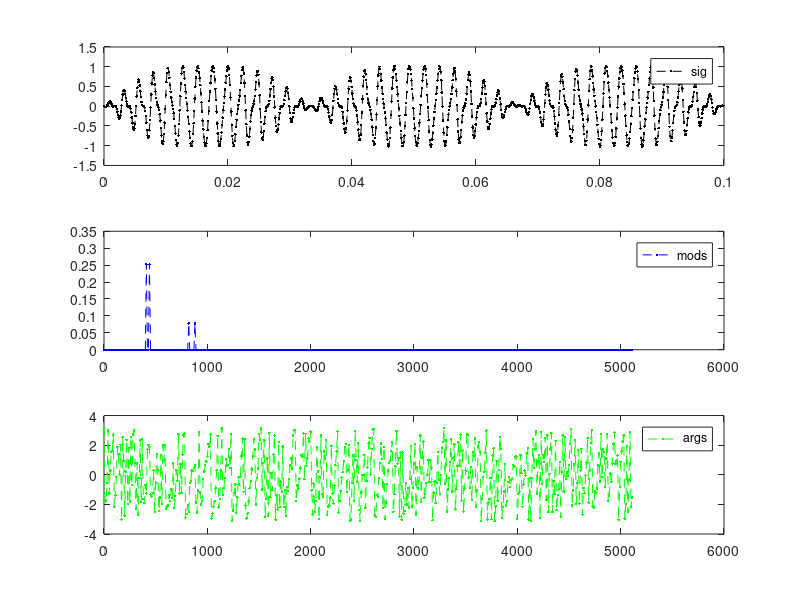
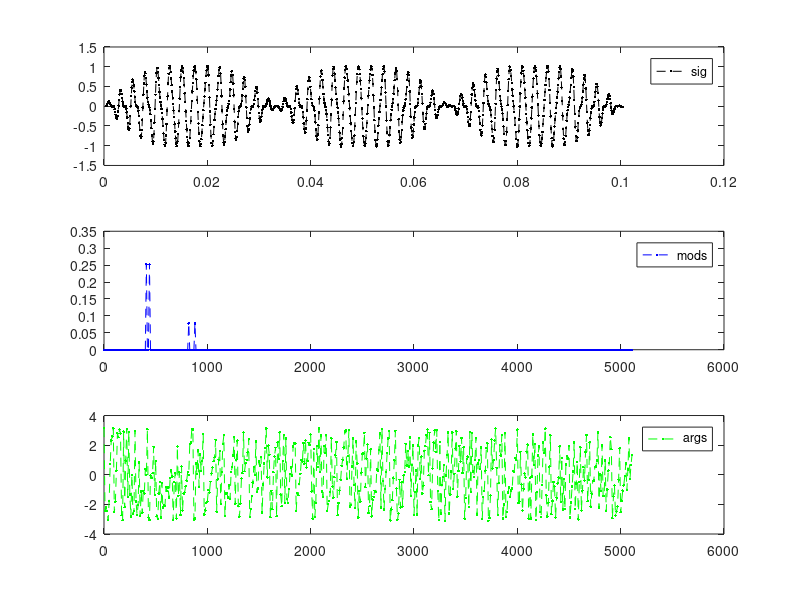
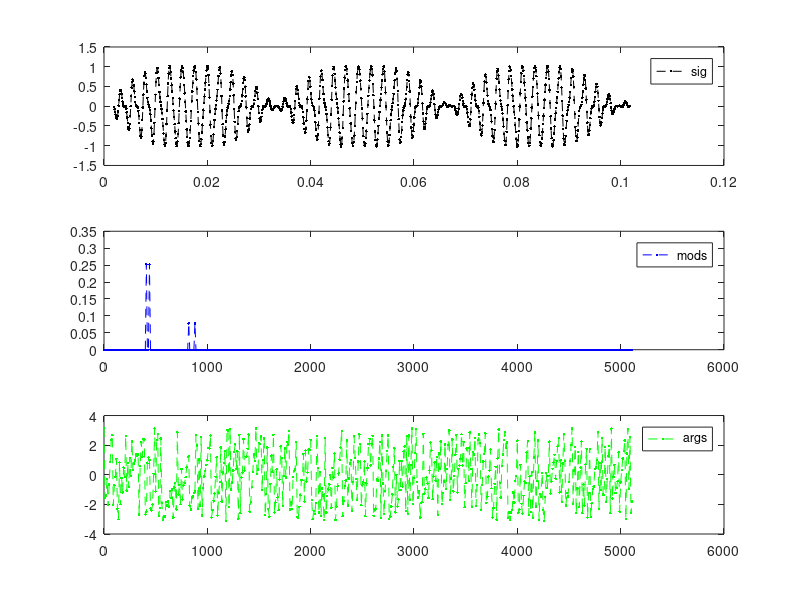

Write MATLAB code to recreate these figures, in order.
pkg load signal
clear all;
close all;
%graphics_toolkit("qt"); set in .octaverc
%{
forme du signal à synthétiser ie créneau sans symetrie
 ____
|    |
|<T1>|
     |________|
<      T      >      
A*T1 = B*(T-T1) => B = A*T1/(T-T1)
x(t,T1,T) = A*(rect((t-T1/2)/T1)-T1/(T-T1)*rect((t-(T+T1)/2)/(T-T1)))

TF{x(t-a,T,T1)}(f) = A*T1*exp(-i*2*pi*a*f) * 
                     {exp(-i*pi*T1*f)*sinc(pi*T1*f) - 
                      exp(-i*pi*(T-T1)*f)*sinc(pi*(T-T1)*f)}
%}

global Freqs=[410,440,470;
              520,560,590;
              610,640,670;
              710,740,770]';
nT  = 0.1;
N   = 1024;
Te = nT/N;
Fe  = 1/Te;

function idx=Freq2FftIndex(f,df,N)
  k = round(abs(f/df));
  if ( f>0 )
    idx = k+1;
  elseif ( f<0 )
    idx = N-k+1;
  else
    idx = 1;
  endif
endfunction  


% coefficients de la série de fourier
% A*(rect((t-T1/2)/T1)-T1/(T-T1)*rect((t-(T+T1)/2)/(T-T1)))
function an=an_coef(A,T1,T,n)
  an=sin(2*pi*n*T1/T)*A/(pi*n)*(T/(T-T1));
endfunction

function bn=bn_coef(A,T1,T,n)
  bn=-(cos(2*pi*n*T1/T)-1)*A/(pi*n)*(T/(T-T1));
endfunction 
%{
fonction de synthèse du signal
A    : amplitude
T1   : Partie positive ie T-T1 partie négative
T    : Periode
nTe  : vecteur temps
nmax : Nombre max d'harmoniques
%}
function s=synth(A,T1,T,nTe,nmax)  
  s = zeros(length(nTe),1);
  for k=1:nmax
    s += an_coef(A,T1,T,k)*cos(2*pi*k*nTe/T) + bn_coef(A,T1,T,k)*sin(2*pi*k*nTe/T);
  endfor    
endfunction

function [nTe,y]=zero_mean_rect(A,Fe,T1,T)
  nTe = 0:1/Fe:T-1/Fe;
  y = A*rectpuls(nTe-T1/2,T1) - T1/(T-T1)*A*rectpuls(nTe-(T1+(T-T1)/2),T-T1);
endfunction

% A*(rect((t-T1/2)/T1)-T1/(T-T1)*rect((t-(T+T1)/2)/(T-T1)))
function y=zero_mean_rect_train(A,nTe,T1,T,nT)  
    %delay and amplitude of each signal period
  dT  = ((0:T:nT-T))';
  d1  = [dT+T1/2,A*ones(floor(nT/T),1)];
  d2  = [dT+(T+T1)/2,(A*T1)/(T-T1)*ones(floor(nT/T),1)];
  y   =  pulstran(nTe,d1,"rectpuls",T1) - pulstran(nTe,d2,"rectpuls",T-T1);
endfunction

function [nTe,y]=signal_rect_jupiter(A,Fe,f1,f2,nT)
  nTe = (0:1/Fe:nT-1/Fe)';
  s_p = zero_mean_rect_train(A,Fe,nTe,2/f1/5,1/f1,nT) ;
  s_n = zero_mean_rect_train(A,Fe,nTe,2/f2/5,1/f2,nT) ;
  y   = s_p - s_n;  
endfunction

function [nTe,y]=signal_jupiter(A,Fe,f1,f2,nT)
  nTe = (0:1/Fe:nT-1/Fe)';
  s1  = synth(1/2,2/f1/5,1/f1,nTe,2);
  s2  = synth(1/2,2/f2/5,1/f2,nTe,2); 
  y   = s1-s2;  
endfunction






% analytic expr of X(f)=TF{rect((t-T1/2)/T1)-T1/(T-T1)*rect((t-(T+T1)/2)/(T-T1))}
function z=X_f(a,T1,T,f)
  z = exp(-i*2*pi*a*f) .* (
      exp(-i*pi*T1*f) .* sinc(T1*f) - 
      exp(-i*pi*(T+T1)*f) .* sinc((T-T1)*f) );  
endfunction  

%{
x(t) = A*(rect((t-T1/2)/T1) - T1/(T-T1)*rect((t-(T1+T)/2)/(T-T1))
sinc(x)=sin(pi*x)/(pi*x)
TF{x(t-a,T,T1)}(f) = A*T1*exp(-i*2*pi*a*f) * 
                     {exp(-i*pi*T1*f)*sinc(T1*f) - 
                      exp(-i*pi*(T+T1)*f)*sinc((T-T1)*f)}
  --> -a = {arg(TF{x(t-a,T,T1)}(f)) - arg(z1-z2)} * 1/(2*pi*f)
      z1 = exp(-i*pi*T1*f)*sinc(T1*f)
      z2 = exp(-i*pi*(T+T1)*f)*sinc((T-T1)*f)
%}                      
function [a,phi]=signal_lag(T1,T,f,arg_fft)
  z1=exp(-i*pi*T1*f)*sinc(T1*f);
  z2=exp(-i*pi*(T+T1)*f)*sinc((T-T1)*f);
  
  phi= (arg(z1-z2)-arg_fft);
  if(phi<0)
    a  = (2*pi+phi)/(2*pi*f);     
  else
    a  = phi/(2*pi*f);
  endif
  %{
  if(phi<0)
    a  = -phi*1/(2*pi*f); 
  else
    a  = (2*pi-phi)/(2*pi*f);
  endif
  %}
endfunction



function plot_fft_signal(nTe,y,yfft)
  N = length(nTe);
  Fe = 1/(nTe(2)-nTe(1));
  dF = Fe/N;
  ndF =(0:N/2-1)*dF;
  
  figure;
  subplot(3,1,1);
  plot(nTe,y,"--.k;sig;");
  subplot(3,1,2);
  plot(ndF,abs(yfft(1:N/2))/N,"--.b;mods;");
  subplot(3,1,3);
  plot(ndF,arg(yfft(1:N/2)),"--.g;args;");    
endfunction  

function q=quadran(z)
  th=arg(z);
  if(th>=0)
    if(th>pi/2)
      q=2;
    else
      q=1;
    endif  
  else
    if(th<-pi/2)
      q=3;
    else
      q=4;
    endif  
  endif
endfunction

function s=sens_det(y)
  iy=find(y>=0);
  if( length(iy) > length(y)-length(iy) )
    s=1;
  else
    s=0;
  endif  
endfunction

function signal_harmonic_properties(nTe,y,yfft,f,k,lag,str)
  N = length(nTe);
  Fe = 1/(nTe(2)-nTe(1));
  dF = Fe/N;
  % index of f
  idx0 = Freq2FftIndex(f,dF,N);  
  printf("%s lag=%2d f=%3.0f abs(f)=% 2.2f arg(f)=%+ 3.2f ",
         str,lag,f,abs(yfft(idx0))/N,
         arg(yfft(idx0))*180/pi);
  % phase diff between i*f and f 
  for i=2:k
    idx = Freq2FftIndex(i*f,dF,N);    
    printf("abs(%df)=%02.2f arg(%df)=%+03.2f arg(%df)-arg(f)=%+ 3.2f ",
           i,abs(yfft(idx))/N,i,arg(yfft(idx))*180/pi,
           i,arg(yfft(idx)/yfft(idx0))*180/pi);
  endfor
  printf("\n");
  %printf("sens=%d\n",sens_detect(y));
endfunction  

% compare fft with Ft @ discrete frequencies for jupiter signal
function fft_and_dft(lag,A,Fe,N,T1,T,nT)
  global Freqs;
  df=Fe/N;
  ndf=(0:N/2-1)*df;
  % DFT with FT with Fe/N step  
  dft=X_f(-lag,T1,T,ndf);
  
  %[nTe,y]=zero_mean_rect_train(A,Fe,T1,T,2*nT);  
  %[nTe,y]=signal_jupiter(A,Fe,Freqs(1,1),Freqs(2,1),2*nT);
  
  [nTe,y]=signal_jupiter(A,Fe,Freqs(1,1),Freqs(2,1),2*nT);
  
  range=1+round(lag*Fe):N+round(lag*Fe);
  yfft = fft(y(range));
  
  plot_fft_signal(nTe(range),y(range),yfft);
  %{
  figure;
  subplot(3,1,1);
  plot(nTe(range),y(range));
  subplot(3,1,2);
  plot(ndf,abs(dft),"--.k;DFT;",ndf,abs(2*yfft(1:512)/N),"--.b;FFT;");
  subplot(3,1,3);
  plot(ndf,arg(dft),"--.k;DFT;",ndf,arg(2*yfft(1:512)/N),"--.b;FFT;");
  %}
  
  printf("fft(f)=%s X(f)=%s fft(2f)=%s  X(2f)=%s\n",
            num2str(2*yfft(Freq2FftIndex(1/T,df,N))/N),
            num2str(dft(1/T/10+1)),
            num2str(2*yfft(Freq2FftIndex(2/T,df,N))/N),
            num2str(dft(2/T/10+1)));
  printf("Arg(fft(f))=%+3.2f Arg(X(f))=%+3.2f Arg(fft(2f))=%+3.2f  Arg(X(2f))=%+3.2f\n",
            arg(yfft(Freq2FftIndex(1/T,df,N))),
            arg(dft(1/T/10+1)),
            arg(yfft(Freq2FftIndex(2/T,df,N))),
            arg(dft(2/T/10+1)));    
endfunction

fft_and_dft(0,1,Fe,N,2/410/5,1/410,nT);
fft_and_dft(5/Fe,1,Fe,N,2/410/5,1/410,nT);
fft_and_dft(20/Fe,1,Fe,N,2/410/5,1/410,nT);


%{
% DFT with FT with 10Hz step
ndf=(0:511)*10;
z=X_f(0,2/410/5,1/410,ndf);

[nTe,y]=zero_mean_rect_train(1,Fe,2/410/5,1/410,2*nT);  
yfft = fft(y(1:N));
figure;
subplot(2,1,1);
plot(ndf,abs(z),"--.k;DFT;",ndf,abs(2*yfft(1:512)/N),"--.b;FFT;");
subplot(2,1,2);
plot(ndf,arg(z),"--.k;DFT;",ndf,arg(2*yfft(1:512)/N),"--.b;FFT;");
printf("fft(f)=%s X(f)=%s fft(2f)=%s  X(2f)=%s\n",
            num2str(2*yfft(Freq2FftIndex(410,10,1024))/N),
            num2str(z(410/10+1)),
            num2str(2*yfft(Freq2FftIndex(2*410,10,1024))/N),
            num2str(z(2*410/10+1)));
printf("Arg(fft(f))=%+3.2f Arg(X(f))=%+3.2f Arg(fft(2f))=%+3.2f  X(2f)=%+3.2f\n",
            arg(yfft(Freq2FftIndex(410,10,1024))),
            arg(z(410/10+1)),
            arg(yfft(Freq2FftIndex(2*410,10,1024))),
            arg(z(2*410/10+1)));            
%}




%{ 
%signal 
for f=Freqs(1)
  d_cycle=2/f/5;
  %function [nTe,y]=zero_mean_rect_train(A,Fe,T1,T,nT)
  [nTe,y]=zero_mean_rect_train(1,Fe,d_cycle,1/f,2*nT);  
  dF = Fe/N;
  printf("\n");
  for lag=0:floor(Fe/f)    
    % s(t-a)
    yfft = fft(y(1+lag:N+lag));
    idx0 = Freq2FftIndex(f,dF,N);
    idx1 = Freq2FftIndex(2*f,dF,N);
    [slag,phi] = signal_lag(d_cycle,1/f,f,arg(yfft(idx0)));
    z1f    = X_f(slag,d_cycle,1/f,f);
    z2f    = X_f(slag,d_cycle,1/f,2*f);
    
    printf("fft(f)=%s X(f)=%s fft(2f)=%s  X(2f)=%s\n",
            num2str(2*yfft(idx0)/N),num2str(z1f),num2str(2*yfft(idx1)/N),num2str(z2f));
    %{        
    printf(" S(t) f=%d lag=%f idf=%d idx2f=%d arg(X(f))=%f arg(X(2f))=%f *--* sig_lag=%f phi=%f arg(X(2*f))=%f\n",
            f,lag/Fe,idx0,idx1,arg(yfft(idx0)),arg(yfft(idx1)),slag,phi,arg(z2f));
    
    % -s(t-a)
    yfftn = fft(-y(1+lag:N+lag));
    [slagn,phin] = signal_lag(d_cycle,1/f,f,arg(yfftn(idx0)));
    z2fn    = X_f(slag,d_cycle,1/f,2*f);
    printf("-S(t) f=%d lag=%f idf=%d idx2f=%d arg(X(f))=%f arg(X(2f))=%f *--* sig_lag=%f phi=%f arg(X(2*f))=%f\n",
            f,lag/Fe,idx0,idx1,arg(yfftn(idx0)),arg(yfftn(idx1)),slagn,phin,arg(z2fn));
    %}        
  endfor    
endfor
%}



